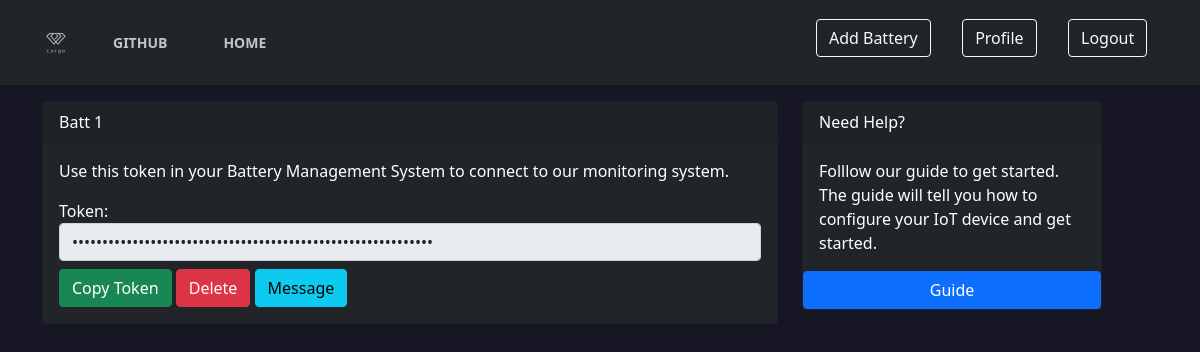
Screenshot of /home (signed in) with the database file from the repository.
### bms/models.py (models this page shows, shortened)
class Battery(db.Model):
    id = db.Column(db.Integer, primary_key=True)
    name = db.Column(db.String(100), nullable=False)
    token = db.Column(db.String(30), unique=True, nullable=False, default=token_hex(30))
    last_health = db.Column(db.Float, nullable=True)
    last_temp = db.Column(db.Float, nullable=False, default=30)
    last_soc = db.Column(db.Float, nullable=True)
    last_voltage = db.Column(db.Float, nullable=True)
    last_time = db.Column(db.Float, nullable=True)
    last_message = db.Column(db.String(200), nullable=True)
    note = db.Column(db.String(200), nullable=True)
    user_id = db.Column(db.Integer, db.ForeignKey('user.id'), nullable=False)

### bms/routes.py (the view)
@application.route('/home', methods=['GET'])
def home():
    username = request.cookies.get('email')
    if username:
        user = User.query.filter_by(email=username).first()
        batts = Battery.query.filter_by(user_id=user.id).all()
        return render_template('home_page.html', username=username, batts=batts, title='Home')
    return redirect(url_for('login', next=request.endpoint))

### bms/templates/home_page.html (shortened to what this page needs)
{% extends "layout.html" %}
{% block content %}
{% if batts %}
<div role="main" class="container">
  <div class="row">
      <div class="col-lg-8">
      {% for batt in batts %}
      <div class="card bg-dark text-white mb-4">
        <div class="card-header">
          {{batt.name}}
        </div>
        <div class="card-body ml-2 mr-2">
          <div class="row justify-content-center bg-transparent ">
            {% if batt.last_voltage %}
            <div class="card-group mb-3">
              <div class="card border-success bg-transparent">
                <div class="card-header bg-transparent text-white">Health</div>
                <div class="card-body text-white">{{batt.last_health}} %</div>
              </div>
              <div class="card border-primary bg-transparent">
                <div class="card-header bg-transparent text-white">Temperature</div>
                <div class="card-body text-white">{{batt.last_temp}} °C</div>
              </div>
              <div class="card border-info bg-transparent">
                <div class="card-header bg-transparent text-white">Voltage</div>
                <div class="card-body text-white">{{batt.last_voltage}} V</div>
              </div>
              <div class="card border-warning bg-transparent">
                <div class="card-header bg-transparent text-white">Charge</div>
                <div class="card-body text-white">{{batt.last_soc}} %</div>
              </div>
            </div>
            {% else %}
            <div class="mb-3 text-white">Use this token in your Battery Management System to connect to our monitoring
              system.</div>
            {% endif %}
          </div>
          <div class="row d-inline">
            <h6 class="text-white d-inline">Token: </h6>
            <input type="password" class="form-control d-inline" id="{{batt.id}}" value="{{batt.token}}" readonly>
          </div>
          <div class="mt-2">
            <div class="btn btn-success" onclick="myFunction({{batt.id}})">Copy Token</div>
            <a class="btn btn-danger" href="/confirmdelete/{{batt.token}}">Delete</a>
            <a class="btn btn-info" href="/message/{{batt.token}}">Message</a>
          </div>
        </div>
      </div>
      {% endfor %}
    </div>
    <div class="col-lg-4">
      <div class="card bg-dark text-white position-fixed" style="width: 300px;">
        <div class="card-header">Need Help?</div>
        <div class="card-body text-white">Folllow our guide to get started. The guide will tell you how to configure your IoT device and get started.</div>
        <a class="btn btn-primary" href="/guide">Guide</a>
      </div>
    </div>
  </div>
</div>
{% endif %}
{% endblock %}

### bms/static/style.css (style rules this page uses)
:root { --primary-color: #9A97F3; --secondary-color: #818cab; --font-color: #e1e1ff; --bg-color: #161625; --heading-color: #818cab; --color-scheme: light dark; }
body { background-color: var(--bg-color); color: var(--font-color); }
a { color: var(--primary-color); }
* { margin: 0; padding: 0; box-sizing: border-box; }
.card-body { color: black; }

### rows the page displays
Battery: name "Batt 1", shows "Use this token in your Battery Management System to connect to our monitoring system."
